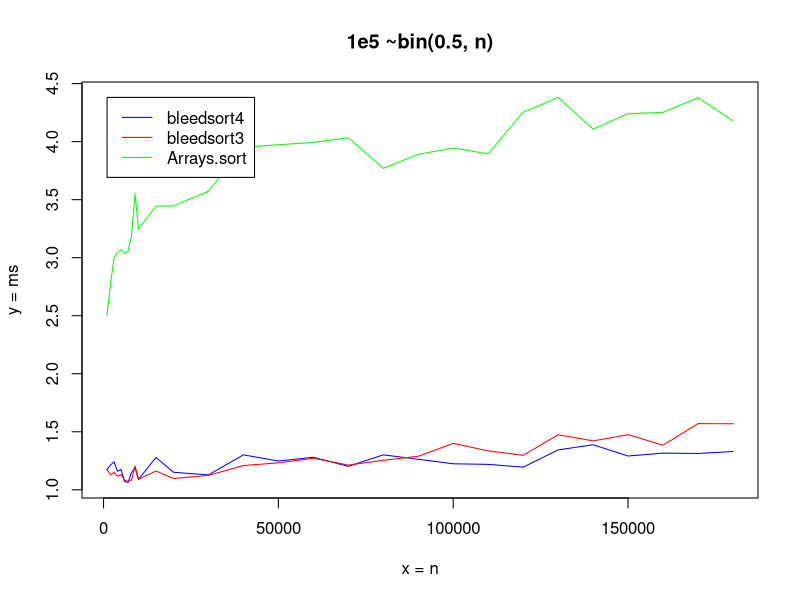
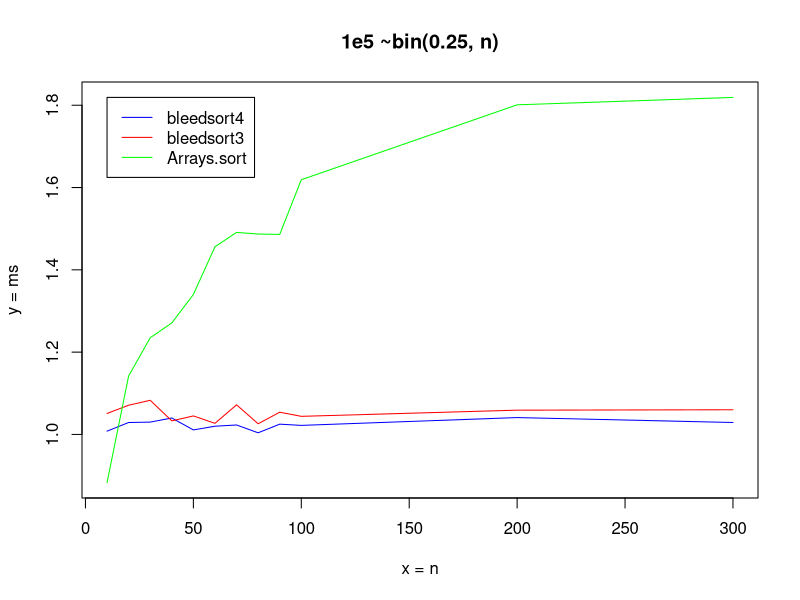
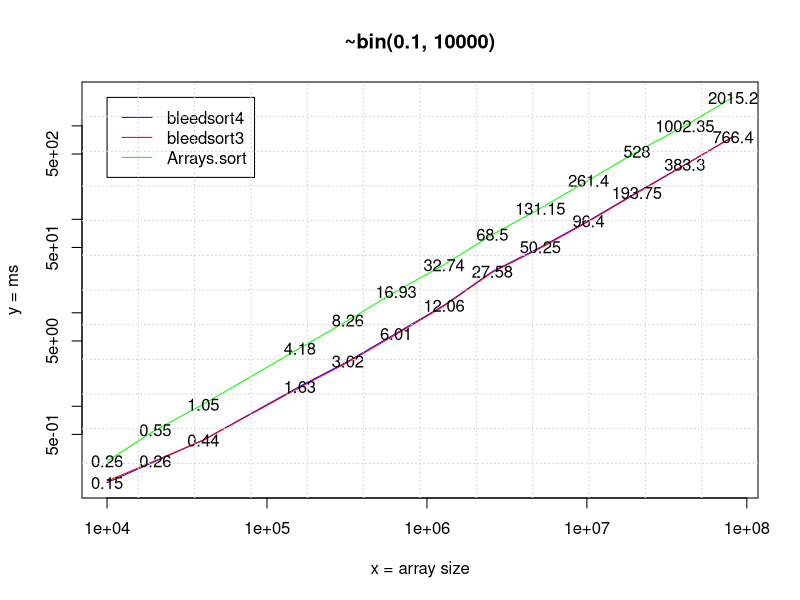
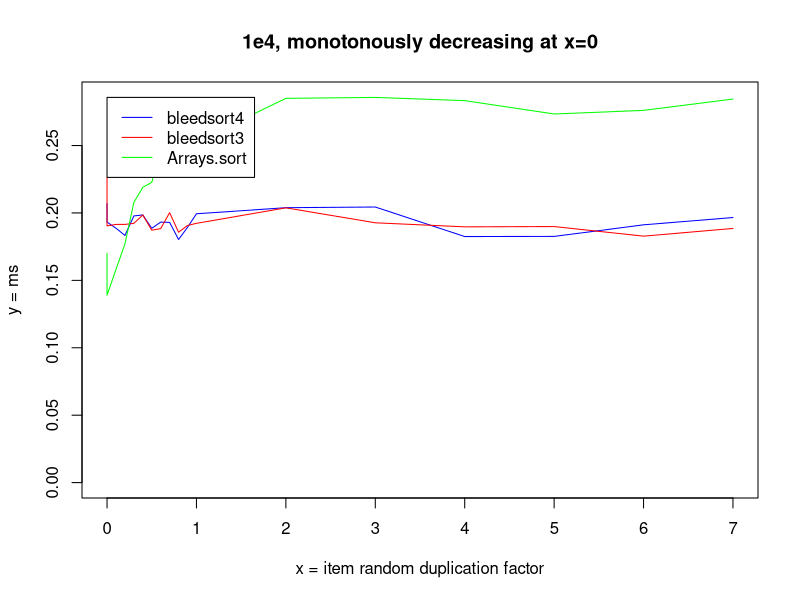
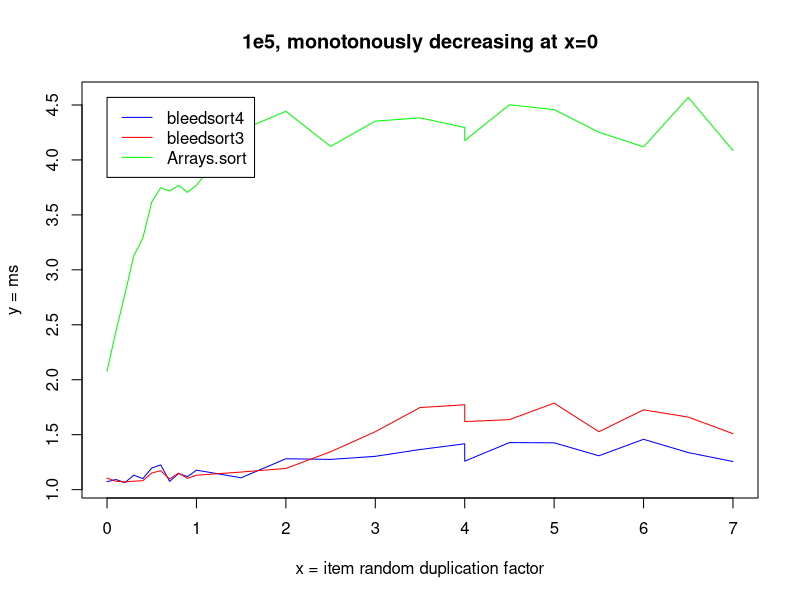
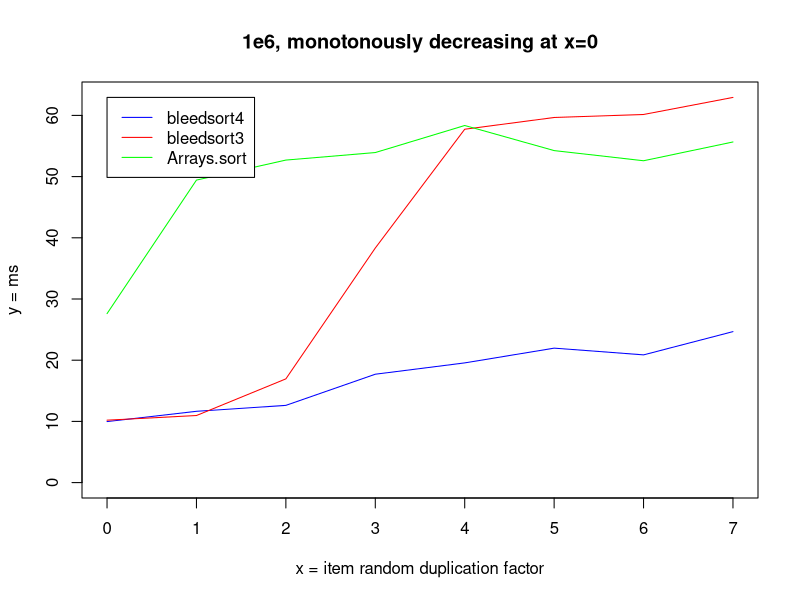
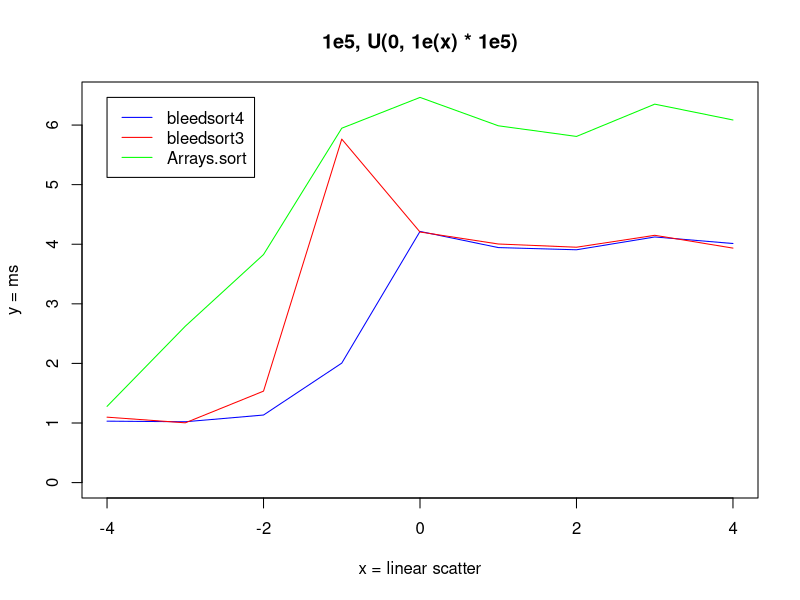
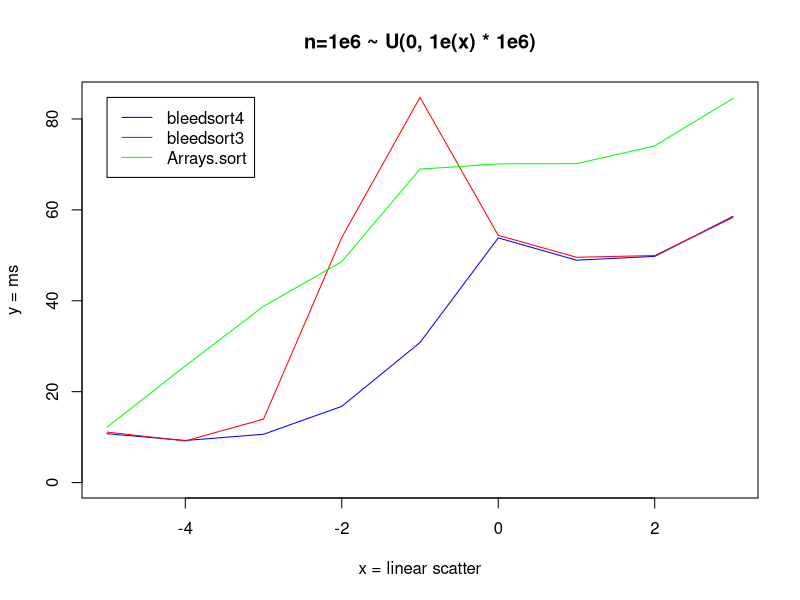

The R script that drew these images, in order:
cols = c(rgb(0,0,1,1), rgb(1,0,0,1), rgb(0,1,0,1))

t = read.table("bin-100000.csv", header=FALSE, sep=',')
x = t$V22
xlab = "x = n"
ylab = "y = ms"
lbl = "1e5 ~bin(0.5, n)"

ymax = max(max(t$V2),max(t$V4),max(t$V6))
ymin = min(min(t$V2),min(t$V4),min(t$V6))
plot(x, t$V4, col=cols[1], ylim=c(ymin,ymax), type="l", xlab="", ylab="")
lines(x, t$V2, col=cols[2])
lines(x, t$V6, col=cols[3])
legend(min(x), ymax, c("bleedsort4", "bleedsort3", "Arrays.sort"), col=cols, lty=c(1,1))
title(main=lbl, xlab=xlab, ylab=ylab)





cols = c(rgb(0,0,1,1), rgb(1,0,0,1), rgb(0,1,0,1))

t = read.table("bin-025-1e5.csv", header=FALSE, sep=' ')
x = t$V21
xlab = "x = n"
ylab = "y = ms"
lbl = "1e5 ~bin(0.25, n)"

ymax = max(max(t$V2),max(t$V4),max(t$V6))
ymin = min(min(t$V2),min(t$V4),min(t$V6))
plot(x, t$V4, col=cols[1], ylim=c(ymin,ymax), type="l", xlab="", ylab="")
lines(x, t$V2, col=cols[2])
lines(x, t$V6, col=cols[3])
legend(min(x), ymax, c("bleedsort4", "bleedsort3", "Arrays.sort"), col=cols, lty=c(1,1))
title(main=lbl, xlab=xlab, ylab=ylab)





t = read.table("bin-01-n.csv", header=FALSE, sep=' ')
x = t$V9
xlab = "x = array size"
ylab = "y = ms"
lbl = "~bin(0.1, 10000)"

ymax = max(max(t$V2),max(t$V4),max(t$V6))
ymin = min(min(t$V2),min(t$V4),min(t$V6))
plot(x, t$V4, log="xy", col=cols[1], ylim=c(ymin,ymax), type="l", xlab="", ylab="")
lines(x, t$V2, col=cols[2])
lines(x, t$V6, col=cols[3])
legend(min(x), ymax, c("bleedsort4", "bleedsort3", "Arrays.sort"), col=cols, lty=c(1,1))
title(main=lbl, xlab=xlab, ylab=ylab)
text(x, t$V4, round(t$V4, 2), cex=1)
text(x, t$V6, round(t$V6, 2), cex=1)
grid(12,12)



cols = c(rgb(0,0,1,1), rgb(1,0,0,1), rgb(0,1,0,1))

t = read.table("decr-1e4.csv", header=FALSE)
x = t$V11
xlab = "x = item random duplication factor"
ylab = "y = ms"
lbl = "1e4, monotonously decreasing at x=0"

ymax = max(max(t$V2),max(t$V4),max(t$V6))
ymin = 0  #min(min(t$V2),min(t$V4),min(t$V6))
plot(x, t$V4, col=cols[1], ylim=c(ymin,ymax), type="l", xlab="", ylab="")
lines(x, t$V2, col=cols[2])
lines(x, t$V6, col=cols[3])
legend(min(x), ymax, c("bleedsort4", "bleedsort3", "Arrays.sort"), col=cols, lty=c(1,1))
title(main=lbl, xlab=xlab, ylab=ylab)





cols = c(rgb(0,0,1,1), rgb(1,0,0,1), rgb(0,1,0,1))

t = read.table("decr-1e5.csv", header=FALSE)
x = t$V11
xlab = "x = item random duplication factor"
ylab = "y = ms"
lbl = "1e5, monotonously decreasing at x=0"

ymax = max(max(t$V2),max(t$V4),max(t$V6))
ymin = min(min(t$V2),min(t$V4),min(t$V6))
plot(x, t$V4, col=cols[1], ylim=c(ymin,ymax), type="l", xlab="", ylab="")
lines(x, t$V2, col=cols[2])
lines(x, t$V6, col=cols[3])
legend(min(x), ymax, c("bleedsort4", "bleedsort3", "Arrays.sort"), col=cols, lty=c(1,1))
title(main=lbl, xlab=xlab, ylab=ylab)




cols = c(rgb(0,0,1,1), rgb(1,0,0,1), rgb(0,1,0,1))

t = read.table("decr-1e6.csv", header=FALSE)
x = t$V11
xlab = "x = item random duplication factor"
ylab = "y = ms"
lbl = "1e6, monotonously decreasing at x=0"

ymax = max(max(t$V2),max(t$V4),max(t$V6))
ymin = 0  #min(min(t$V2),min(t$V4),min(t$V6))
plot(x, t$V4, col=cols[1], ylim=c(ymin,ymax), type="l", xlab="", ylab="")
lines(x, t$V2, col=cols[2])
lines(x, t$V6, col=cols[3])
legend(min(x), ymax, c("bleedsort4", "bleedsort3", "Arrays.sort"), col=cols, lty=c(1,1))
title(main=lbl, xlab=xlab, ylab=ylab)




cols = c(rgb(0,0,1,1), rgb(1,0,0,1), rgb(0,1,0,1))

t = read.table("rnd-1e5.csv", header=FALSE)
x = log(t$V13, 10)
xlab = "x = linear scatter"
ylab = "y = ms"
lbl = "1e5, U(0, 1e(x) * 1e5)"

ymax = max(max(t$V2),max(t$V4),max(t$V6))
ymin = 0  #min(min(t$V2),min(t$V4),min(t$V6))
plot(x, t$V4, col=cols[1], ylim=c(ymin,ymax), type="l", xlab="", ylab="")
lines(x, t$V2, col=cols[2])
lines(x, t$V6, col=cols[3])
legend(min(x), ymax, c("bleedsort4", "bleedsort3", "Arrays.sort"), col=cols, lty=c(1,1))
title(main=lbl, xlab=xlab, ylab=ylab)




cols = c(rgb(0,0,1,1), rgb(1,0,0,1), rgb(0,1,0,1))

t = read.table("rnd-1e6.csv", header=FALSE)
x = log(t$V13, 10)
xlab = "x = linear scatter"
ylab = "y = ms"
lbl = "n=1e6 ~ U(0, 1e(x) * 1e6)"

ymax = max(max(t$V2),max(t$V4),max(t$V6))
ymin = 0  #min(min(t$V2),min(t$V4),min(t$V6))
plot(x, t$V4, col=cols[1], ylim=c(ymin,ymax), type="l", xlab="", ylab="")
lines(x, t$V2, col=cols[2])
lines(x, t$V6, col=cols[3])
legend(min(x), ymax, c("bleedsort4", "bleedsort3", "Arrays.sort"), col=cols, lty=c(1,1))
title(main=lbl, xlab=xlab, ylab=ylab)




cols = c(rgb(0,0,1,1), rgb(1,0,0,1), rgb(0,1,0,1))

t = read.table("rnd-simil-1e6.csv", header=FALSE)
x = t$V11
xlab = "x = item random duplication factor"
ylab = "y = ms"
lbl = "n=1e6, U(0,1e6) with x * 1e6 random duplications"

ymax = max(max(t$V2),max(t$V4),max(t$V6))
ymin = 0 #min(min(t$V2),min(t$V4),min(t$V6))
plot(x, t$V4, col=cols[1], ylim=c(ymin,ymax), type="l", xlab="", ylab="")
lines(x, t$V2, col=cols[2])
lines(x, t$V6, col=cols[3])
legend(min(x), 20, c("bleedsort4", "bleedsort3", "Arrays.sort"), col=cols, lty=c(1,1))
title(main=lbl, xlab=xlab, ylab=ylab)




t = read.table("rnd-simil-exp-4-1e5.csv", header=FALSE)
x = t$V11
xlab = "x = item random duplication factor"
ylab = "y = ms"
lbl = "n=1e5, U^4(0,1e5) with x * 1e5 random duplications"

ymax = max(max(t$V2),max(t$V4),max(t$V6))
ymin = 0 #min(min(t$V2),min(t$V4),min(t$V6))
plot(x, t$V4, col=cols[1], ylim=c(ymin,ymax), type="l", xlab="", ylab="")
lines(x, t$V2, col=cols[2])
lines(x, t$V6, col=cols[3])
legend(min(x), 20, c("bleedsort4", "bleedsort3", "Arrays.sort"), col=cols, lty=c(1,1))
title(main=lbl, xlab=xlab, ylab=ylab)



t = read.table("rnd-exp-dupl020-3e4.csv", header=FALSE)
x = t$V19
xlab = "x = exponent of U"
ylab = "y = ms"
lbl = "n=3e4, ~ U^x(0,1) * 3e4, with 2e4 random duplications"

ymax = max(max(t$V2),max(t$V4),max(t$V6))
ymin = 0 #min(min(t$V2),min(t$V4),min(t$V6))
plot(x, t$V4, col=cols[1], ylim=c(ymin,ymax), type="l", xlab="", ylab="")
lines(x, t$V2, col=cols[2])
lines(x, t$V6, col=cols[3])
legend(min(x), 20, c("bleedsort4", "bleedsort3", "Arrays.sort"), col=cols, lty=c(1,1))
title(main=lbl, xlab=xlab, ylab=ylab)



t = read.table("skew-07-5e5.csv", header=FALSE)
x = t$V19
xlab = "x = skew iterations"
ylab = "y = ms"
lbl = "n=5e5, skewed"
sub = "for t in [1..x]: pick z from U(0,1) iff z < 0.7^t; return first such t * 5e5"

ymax = max(max(t$V2),max(t$V4),max(t$V6))
ymin = min(min(t$V2),min(t$V4),min(t$V6))
plot(x, t$V4, col=cols[1], ylim=c(ymin,ymax), type="l", xlab="", ylab="")
lines(x, t$V2, col=cols[2])
lines(x, t$V6, col=cols[3])
legend(min(x), 20, c("bleedsort4", "bleedsort3", "Arrays.sort"), col=cols, lty=c(1,1))
title(main=lbl, sub=sub, xlab=xlab, ylab=ylab)
#text(x, t$V4, round(t$V4, 2), cex=.75) text(x, t$V6, round(t$V6, 2), cex=.75)
grid (NULL,NULL, lty = 6, col = "cornsilk2")




cols = c(rgb(0,0,1,1), rgb(1,0,0,1), rgb(0,1,0,1))

t = read.table("bin2-p02-5e4.csv", header=FALSE, sep=' ')
x = t$V21
xlab = "x = n"
ylab = "y = ms"
lbl = "n=5e4, ~ bin(0.2, n) + bin(0.8, n)"

ymax = max(max(t$V2),max(t$V4),max(t$V6))
ymin = 0 #min(min(t$V2),min(t$V4),min(t$V6))
plot(x, t$V4, col=cols[1], ylim=c(ymin,ymax), type="l", xlab="", ylab="")
lines(x, t$V2, col=cols[2])
lines(x, t$V6, col=cols[3])
legend(min(x), ymax, c("bleedsort4", "bleedsort3", "Arrays.sort"), col=cols, lty=c(1,1))
title(main=lbl, xlab=xlab, ylab=ylab)
grid (NULL,NULL, lty = 6, col = "cornsilk2")




t = read.table("bin2-p01-5e3.csv", header=FALSE, sep=' ')
x = t$V21
xlab = "x = n"
ylab = "y = ms"
lbl = "n=5000  ~ (bin(0.1, n) + bin(0.9, n))"

ymax = max(max(t$V2),max(t$V4),max(t$V6))
ymin = 0 #min(min(t$V2),min(t$V4),min(t$V6))
plot(x, t$V4, col=cols[1], ylim=c(ymin,ymax), type="l", xlab="", ylab="")
lines(x, t$V2, col=cols[2])
lines(x, t$V6, col=cols[3])
legend(min(x), 0.027, c("bleedsort4", "bleedsort3", "Arrays.sort"), col=cols, lty=c(1,1))
title(main=lbl, xlab=xlab, ylab=ylab)
grid (NULL,NULL, lty = 6, col = "cornsilk2")




t = read.table("bin2-5e6.csv", header=FALSE, sep=' ')
x = t$V17
xlab = "x = p"
ylab = "y = ms"
lbl = "n=5e6,  ~ (bin(p, 5000) + bin(1-p, 5000))"

ymax = max(max(t$V2),max(t$V4),max(t$V6))
ymin = 0 #min(min(t$V2),min(t$V4),min(t$V6))
plot(x, t$V4, col=cols[1], ylim=c(ymin,ymax), type="l", xlab="", ylab="")
lines(x, t$V2, col=cols[2])
lines(x, t$V6, col=cols[3])
legend(min(x), 27, c("bleedsort4", "bleedsort3", "Arrays.sort"), col=cols, lty=c(1,1))
title(main=lbl, xlab=xlab, ylab=ylab)
grid (NULL,NULL, lty = 6, col = "cornsilk2")
